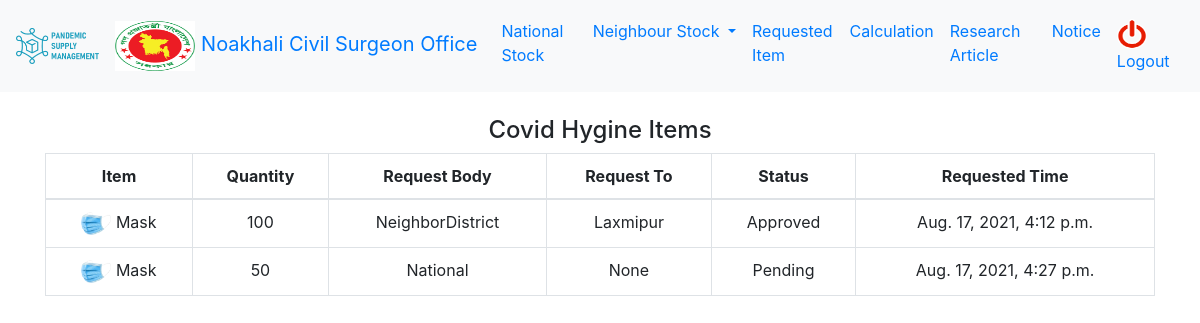
The app's page /requested_stock/1 (signed in), older data.
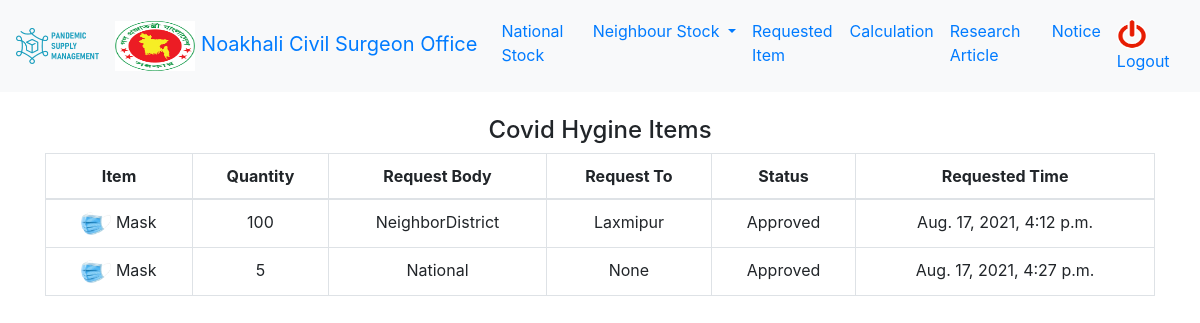
The same page, newer data.
### psm/models.py (models this page shows, shortened)
class District(models.Model):
    name = models.CharField(max_length=255, null=True)
    created = models.DateTimeField(auto_now_add=True, null=True)
    updated = models.DateTimeField(auto_now=True, null=True)
    def __str__(self):
        return self.name

class RequestedItem(models.Model):
    district = models.ForeignKey(District, on_delete=models.CASCADE, related_name='requested_items', blank=True,
                                 null=True)
    request_body = models.IntegerField(choices=REQUEST_BODY, default=1, blank=True, null=True)
    request_to = models.ForeignKey(District, on_delete=models.CASCADE, related_name='request_items', null=True,
                                   blank=True)
    item = models.ForeignKey(Item, on_delete=models.CASCADE, related_name='requested_items', null=True, blank=True)
    quantity = models.IntegerField()
    status = models.IntegerField(choices=STATUS, default=1, blank=True, null=True)
    created = models.DateTimeField(auto_now_add=True, null=True)
    updated = models.DateTimeField(auto_now=True, null=True)

class Item(models.Model):
    name = models.CharField(max_length=120)
    category = models.IntegerField(choices=CATEGORY_TYPE, null=True, blank=True)
    stock_quantity = models.IntegerField(null=True, blank=True)
    used_quantity = models.IntegerField(null=True, blank=True)
    image = models.ImageField(null=True, blank=True)
    distribution_type = models.IntegerField(choices=DISTRIBUTION_TYPE, null=True, blank=True, default=1)
    distribution_amount = models.FloatField(null=True,blank=True)
    created = models.DateTimeField(auto_now_add=True, null=True)
    updated = models.DateTimeField(auto_now=True, null=True)

### psm/views.py (the view)
# urls.py: path('requested_stock/<int:id>', requested_stock, name='requested_stock'),
@login_required(login_url='/login')
def requested_stock(request, id):
    district = request.user.district_user_permissions.first().district
    if id == 1:
        context = {
            'category': id,
            'district': district,
            'hygenic_items': RequestedItem.objects.filter(district=district, item__category=2),
            'medical_items': RequestedItem.objects.filter(district=district, item__category=1),
        }
    if id == 3:
        context = {
            'category': id,
            'district': district,
            'dengu_items': RequestedItem.objects.filter(district=district, item__category=3),
        }
    if id == 4:
        context = {
            'category': id,
            'district': district,
            'cholera_items': RequestedItem.objects.filter(district=district, item__category=4),
        }
    return render(request, 'requested_stock_list.html', context)

### templates/requested_stock_list.html (shortened to what this page needs)
{% extends 'base.html' %}
{% load static %}
{% block container %}
  <div class="container">
{% if category == 1 and hygenic_items|length > 0 %}
    <table class="table table-hover table-bordered">
        <thead><h4>Covid Hygine Items</h4></thead>
      <tr>
          <th>Item</th>
          <th>Quantity</th>
        <th>Request Body</th>
        <th>Request To</th>
          <th>Status</th>
          <th>Requested Time</th>
      </tr>
    <tbody>
    {% for item in hygenic_items %}
      <tr>
        <td><img class="img-fluid" src="{{item.item.image.url}}" width="30px" height="30px">  {{item.item.name}}</td>
        <td>{{item.quantity}}</td>
          <td>{{item.get_request_body_display}}</td>
          <td>{{item.request_to}}</td>
          <td>{{item.get_status_display}}</td>
          <td>{{item.created}}</td>
      </tr>
    {% endfor %}
    </tbody>
  </table>
    {% endif %}
</div>
{% endblock %}

### templates/base.html (shortened to what this page needs)
{% load static %}
<head>
{% block head %}
  <link rel="stylesheet" href="https://maxcdn.bootstrapcdn.com/bootstrap/4.5.2/css/bootstrap.min.css">
    {% endblock %}
</head>
<body>
{% block nav %}
<nav class="navbar navbar-expand-sm bg-light justify-content-center">
  <a class="navbar-brand" href="/"><img  class="img-fluid" src="{% static 'images/logo.png' %}"width="100px" height="80px"></a>
  <a class="navbar-brand" href="/category/{{category}}">
    <span class="navbar-text">
    <img class="img-circle" src="{% static 'images/bd_logo.png' %}" width="80px" height="50px">   {{district}} Civil Surgeon Office
  </span>
  </a>
  <ul class="navbar-nav">
    <li class="nav-item">
      <a class="nav-link" href="/national_stock/{{category}}">National Stock</a>
    </li>
    <li class="nav-item dropdown">
      <a class="nav-link dropdown-toggle" href="#" id="navbardrop" data-toggle="dropdown">
        Neighbour Stock
      </a>
    </li>
    <li class="nav-item">
      <a class="nav-link" href="/requested_stock/{{category}}">Requested Item</a>
    </li>
     <li class="nav-item">
      <a class="nav-link" href="/calculation/{{category}}">Calculation</a>
    </li>
      <li class="nav-item">
      <a class="nav-link" href="/{{category}}/research_article">Research Article</a>
    </li>
       <li class="nav-item">
      <a class="nav-link" href="/{{category}}/notice">Notice</a>
    </li>
      <li class="nav-item">
      <a class="nav-link" href="/logout"> <img class="img-circle" src="{% static 'images/logout.png' %}" width="30px" height="30px"> Logout</a>
    </li>
  </ul>
</nav>
<br>
{% endblock %}
{% block container %}{% endblock %}
</body>

### templates/base.html (style rules this page uses)
th,td,h4,h3,p { text-align:center }

Row changes from the older to the newer data that the page shows:
changed RequestedItem "National": quantity "50" → "5"; status "Pending" → "Approved"
